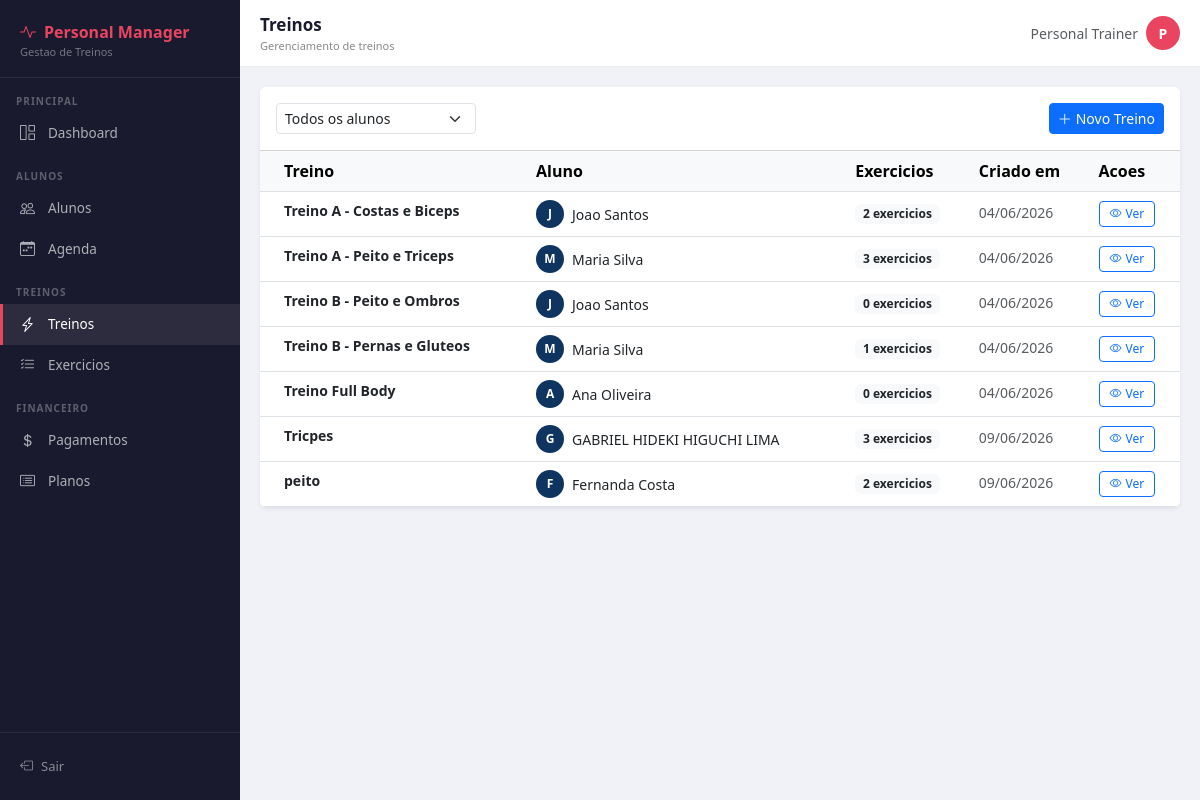
The page /treinos/ (signed in) on the database as committed earlier.
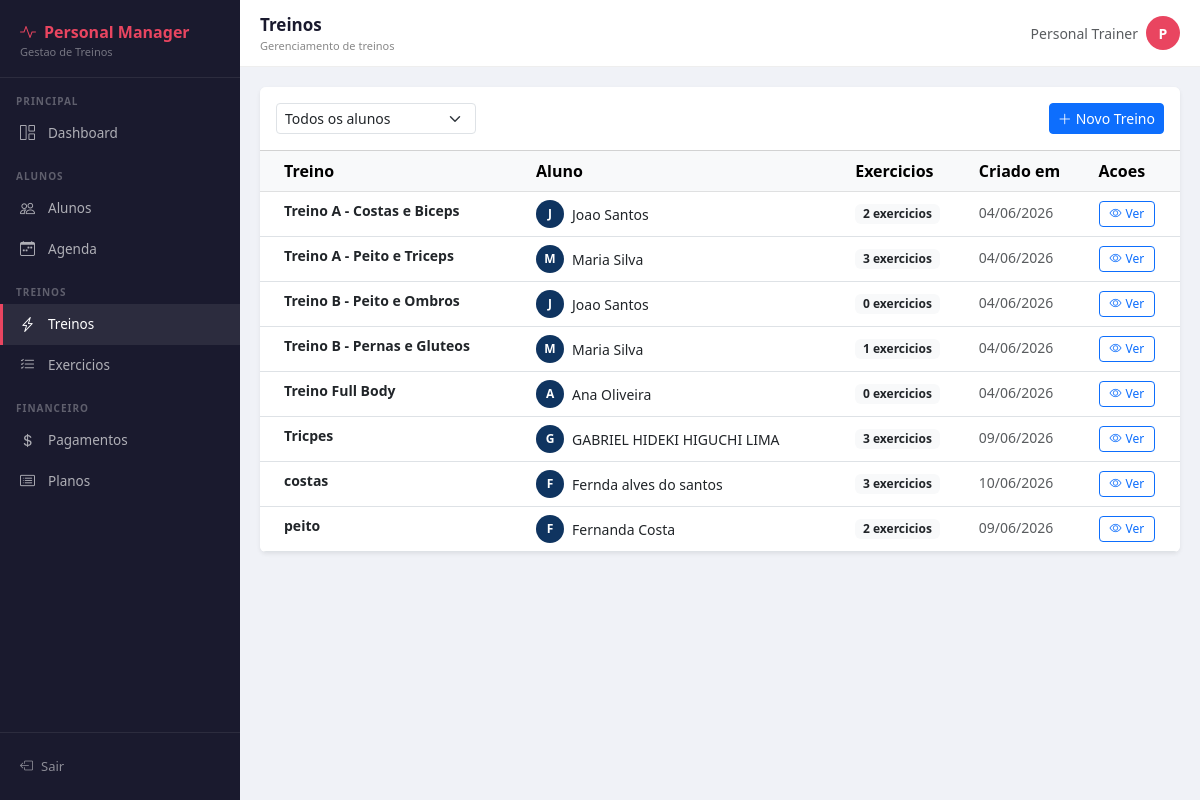
The same page on the database as committed later.
### treinos/models.py (models this page shows, shortened)
class Treino(models.Model):
    aluno = models.ForeignKey(Aluno, on_delete=models.CASCADE, related_name='treinos')
    nome = models.CharField(max_length=100)
    descricao = models.TextField(blank=True)
    ativo = models.BooleanField(default=True)
    criado_em = models.DateTimeField(auto_now_add=True)
    atualizado_em = models.DateTimeField(auto_now=True)
    class Meta:
        verbose_name = 'Treino'
        verbose_name_plural = 'Treinos'
        ordering = ['nome']

### alunos/models.py (models this page shows, shortened)
class Aluno(models.Model):
    SEXO_CHOICES = [
        ('M', 'Masculino'),
        ('F', 'Feminino'),
        ('O', 'Outro'),
    ]
    usuario            = models.OneToOneField(User, on_delete=models.SET_NULL, null=True, blank=True)
    nome               = models.CharField(max_length=100)
    telefone           = models.CharField(max_length=20)
    email              = models.EmailField(unique=True)
    data_nascimento    = models.DateField(null=True, blank=True)
    sexo               = models.CharField(max_length=1, choices=SEXO_CHOICES, default='M')
    cep                = models.CharField(max_length=9, blank=True)
    logradouro         = models.CharField(max_length=200, blank=True)
    bairro             = models.CharField(max_length=100, blank=True)
    cidade             = models.CharField(max_length=100, blank=True)
    estado             = models.CharField(max_length=2, blank=True)
    objetivo           = models.TextField(blank=True)
    ativo              = models.BooleanField(default=True)
    aceite_lgpd        = models.BooleanField(default=False, verbose_name='Aceitou a LGPD')
    data_aceite_lgpd   = models.DateTimeField(null=True, blank=True, verbose_name='Data do aceite LGPD')
    criado_em          = models.DateTimeField(auto_now_add=True)
    atualizado_em      = models.DateTimeField(auto_now=True)
    class Meta:
        verbose_name        = 'Aluno'
        verbose_name_plural = 'Alunos'
        ordering            = ['nome']

### treinos/views.py (the view)
# urls.py: path('', views.lista_treinos, name='lista_treinos'),
@login_required
def lista_treinos(request):
    treinos  = Treino.objects.filter(ativo=True).select_related('aluno')
    aluno_id = request.GET.get('aluno')
    if aluno_id:
        treinos = treinos.filter(aluno_id=aluno_id)
    alunos = Aluno.objects.filter(ativo=True)
    return render(request, 'treinos/lista.html', {'treinos': treinos, 'alunos': alunos})

### treinos/templates/treinos/lista.html (shortened to what this page needs)
{% extends 'core/base.html' %}
{% block page_title %}Treinos{% endblock %}
{% block page_subtitle %}Gerenciamento de treinos{% endblock %}
{% block content %}
<div class="card shadow-sm border-0">
  <div class="card-header bg-white d-flex justify-content-between align-items-center py-3">
    <form class="d-flex gap-2" method="get">
      <select name="aluno" class="form-select form-select-sm" style="width:200px;" onchange="this.form.submit()">
        <option value="">Todos os alunos</option>
      </select>
    </form>
    <a href="{% url 'criar_treino' %}" class="btn btn-primary btn-sm">
      <i class="bi bi-plus-lg me-1"></i>Novo Treino
    </a>
  </div>
  <div class="card-body p-0">
    <table class="table table-hover mb-0">
      <thead class="table-light">
        <tr>
          <th class="ps-4">Treino</th>
          <th>Aluno</th>
          <th>Exercicios</th>
          <th>Criado em</th>
          <th>Acoes</th>
        </tr>
      </thead>
      <tbody>
        {% for treino in treinos %}
        <tr>
          <td class="ps-4 fw-semibold small">{{ treino.nome }}</td>
          <td>
            <div class="d-flex align-items-center gap-2">
              <div style="width:28px;height:28px;border-radius:50%;background:#0f3460;
                          color:#fff;font-weight:700;font-size:12px;flex-shrink:0;
                          display:flex;align-items:center;justify-content:center;">
                {{ treino.aluno.nome|first|upper }}
              </div>
              <small>{{ treino.aluno.nome }}</small>
            </div>
          </td>
          <td><span class="badge bg-light text-dark">{{ treino.exercicios.count }} exercicios</span></td>
          <td><small class="text-muted">{{ treino.criado_em|date:"d/m/Y" }}</small></td>
          <td>
            <a href="{% url 'detalhe_treino' treino.pk %}"
               class="btn btn-sm btn-outline-primary" style="padding:3px 10px;font-size:12px;">
              <i class="bi bi-eye me-1"></i>Ver
            </a>
          </td>
        </tr>
        {% endfor %}
      </tbody>
    </table>
  </div>
</div>
{% endblock %}

Rows that differ between the two databases and show on the page:
added Treino: nome "costas", aluno.nome|first "F", aluno.nome "Fernda alves do santos", exercicios.count "3", criado_em "10/06/2026"
